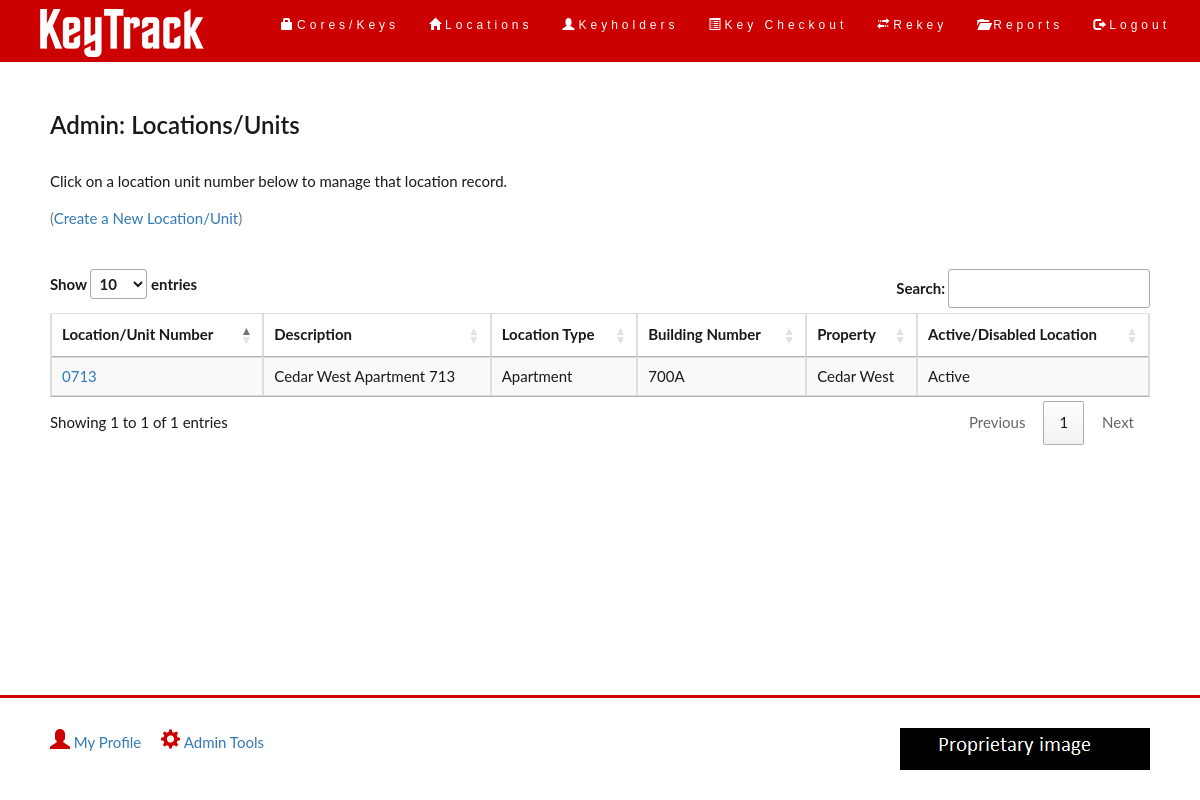
/admin_retrievelocations.php (signed in), run on the app's committed database.
### tables this page shows
create table location (
	loc_id int unsigned not null auto_increment primary key,
	loc_unit_num varchar(16),
	loc_desc varchar(128),
	loc_insertdt datetime default CURRENT_TIMESTAMP,
	loc_notes text,
	loc_is_act tinyint default 1,
	loc_type varchar(32) not null,
	bldg_id int unsigned,
	foreign key (bldg_id)
	references building(bldg_id)
	on update cascade
	on delete set null,
	loc_mailbox varchar(32),
	loc_mail_core varchar(32)
)
ENGINE InnoDB;

create table building (
	bldg_id int unsigned not null auto_increment primary key,
	bldg_num varchar(16) not null unique,
	bldg_desc varchar(128),
	bldg_prop varchar(32) not null,
	bldg_notes text,
	bldg_is_act tinyint default 1
)
ENGINE InnoDB;

### common/functions.php (called while the page is built, shortened)
<?php
	function selectAllLocations($conn){
		$locations = array();
		$query = "SELECT l.loc_id, l.loc_unit_num,l.loc_desc,l.loc_insertdt,l.loc_notes,l.loc_is_act,l.loc_type,l.bldg_id,l.loc_mailbox,l.loc_mail_core, b.bldg_num, b.bldg_prop
			FROM location l LEFT OUTER JOIN building b ON l.bldg_id = b.bldg_id";
		$result = mysqli_query($conn, $query);
		$rows = $result->num_rows;
		for($j=0; $j<$rows; $j++){
			while($row = $result->fetch_array(MYSQLI_ASSOC)){
				array_push($locations, $row);
			}
		}
		return $locations;
	}
?>

### admin_retrievelocations.php (the view, shortened to what this page needs)
<?php
require_once "./common/login.php";
require_once "./common/functions.php";
$conn = new mysqli($hn, $un, $pw, $db);
$locations = selectAllLocations($conn);
require_once "./common/header.php";
?>
<div class="container-fluid">
	<div class="row">
		<div class="col-sm-12">
			<h2>Admin: Locations/Units</h2>
			<p>Click on a location unit number below to manage that location record.</p>
		</div>
	</div>
	<p class="text-left text-muted">(<a href="admin_addlocation.php">Create a New Location/Unit</a>)</p><br>
	<div class="row">
		<div class="col-sm-12">
		<table id="loctable" class="table table-striped table-bordered">
			<thead>
				<tr>
					<th scope="col">Location/Unit Number</th>
					<th scope="col">Description</th>
					<th scope="col">Location Type</th>
					<th scope="col">Building Number</th>
					<th scope="col">Property</th>
					<th scope="col">Active/Disabled Location</th>
				</tr>
			</thead>
			<tbody>
		<?php foreach($locations as $row){ ?>
				<tr>
					<td>
						<a href="admin_viewlocation.php?id=<?php echo $row['loc_id']; ?>"><?php echo $row['loc_unit_num']; ?></a>
					</td>
					<td>
						<?php echo $row['loc_desc']; ?>
					</td>
					<td>
						<?php echo $row['loc_type']; ?>
					</td>
					<td>
						<?php echo $row['bldg_num']; ?>
					</td>
					<td>
						<?php echo $row['bldg_prop']; ?>
					</td>
					<td>
						<?php if($row['loc_is_act'] == 1){
							echo "Active";
						}else{
							echo "Disabled";
						}
						?>
					</td>
				</tr>
		<?php } ?>
			</tbody>
		</table>
		</div>
	</div>
</div>
<?php
	require_once "./common/footer.php";
?>

### css/styles.css (style rules this page uses)
body { font: 400 15px Lato, sans-serif; line-height: 1.8; color: #191919; }
h2 { font-size: 24px; color: #191919; font-weight: 600; margin-bottom: 30px; }
.container-fluid { padding: 30px 50px; }
html, body { height: 100%; margin: 0; }

### data on the page
location: loc_unit_num "0713", loc_desc "Cedar West Apartment 713", loc_type "Apartment", bldg.bldg_num "700A", bldg.bldg_prop "Cedar West", loc_is_act "Active"
